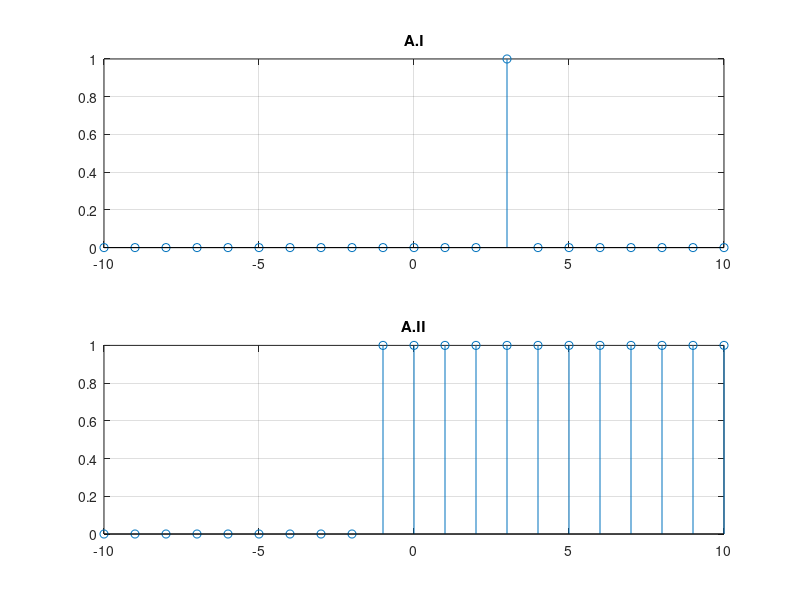
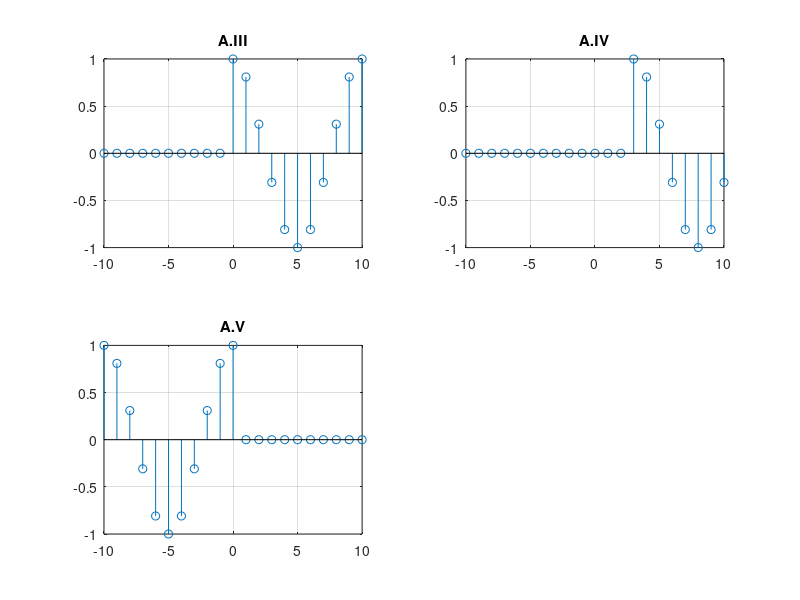

MATLAB code to generate these figures, in order:
%Part A Signal Transformation
%1)
%i
n = (-10:10);
h1= @(n)1.0*(n==0); %Delta function is only 1 at n = 0

figure;
subplot(2,1,1);
stem(n, h1(n-3)); %Use stem to plot
title('A.I');
grid;

%ii
u1= @(n)1.0*(n>=0); %Unit Step is only 1 when n>=0
subplot(2,1,2);
stem(n, u1(n+1));
title('A.II');
grid;

%iii
figure;
x = @(n) cos(pi.*n./5).*u1(n); %x(n) = cos((pi*n)/5)u(n)
subplot(2,2,1);
stem(n,x(n));
title('A.III');
grid;

%iv
x1 = @(n)x(n-3); %x1(n) = x(n-3)
subplot(2,2,2);
stem(n,x1(n));
title('A.IV');
grid;

%V
x2 = @(n)x(-n); %x2(n) = x(-n)
subplot(2,2,3);
stem(n,x2(n));
title('A.V');
grid;

%%Explain what transformations are performed in x1(n) and x2(n)
% In x1(n) the transformation that is performed is a time shift to the
% right by 3.
% In x2(n) the transformation that is performed is a time reversal noted by
% the x(-n).
% % % %                  









